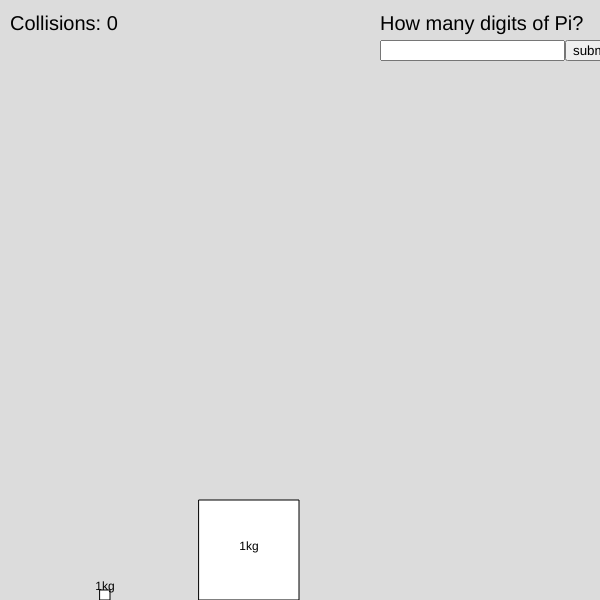
Frame 1 (no input)
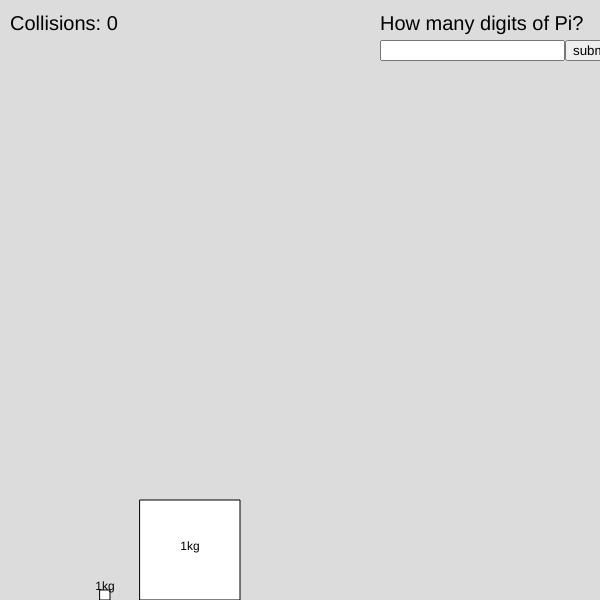
Frame 60 (no input)
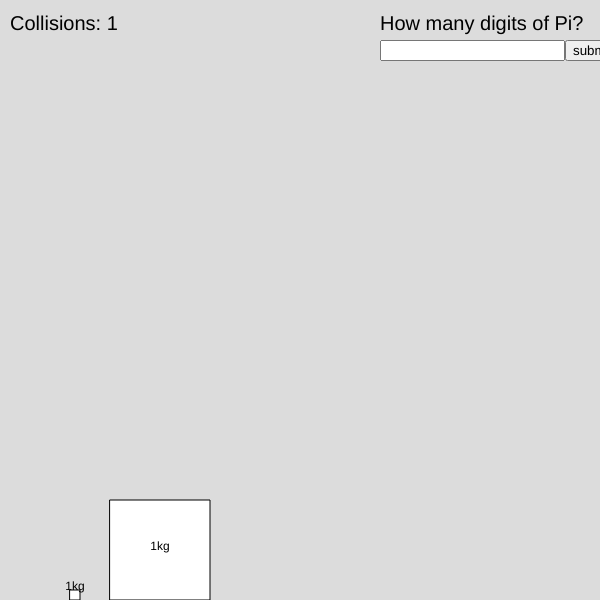
Frame 120 (the mouse pressed at the canvas centre since frame 60)

The p5.js sketch that drew these frames (run headless with seeded random() and noise() and a simulated clock; from frame 60 on, the mouse is pressed at the canvas centre):

// p5.js sketch
// ── sketch.js
let block1;
let block2;
let counter;
let timeSteps = 1;

function setup() {
  createCanvas(600, 600);
  // setup 
  input = createInput();
  input.position(380, 40);
  button = createButton('submit');
  button.position(input.x + input.width, input.y);
  button.mousePressed(start);

  // init blocks to default
  block1 = new Block(100, 10, 0, 1);
  block2 = new Block(200, 100, -1 / timeSteps, 1);
  counter = 0;
}


function start() {
  noLoop();
  const digits = input.value();
  // init new blocks and reset counter
  timeSteps = pow(10, digits - 2)
  block1 = new Block(100, 10, 0, 1);
  m2 = pow(100, digits - 1);
  block2 = new Block(200, 100, -1 / timeSteps, m2);
  counter = 0;
  // start animating
  loop();
}

function resolveCollision(block1, block2) {
  total_mass = block1.mass + block2.mass;

  v1_after = block1.velocity * ((block1.mass - block2.mass) / total_mass) + block2.velocity * ((2 * block2.mass) / total_mass);
  v2_after = block1.velocity * ((2 * block1.mass) / total_mass) + block2.velocity * ((block2.mass - block1.mass) / total_mass);

  block1.updateVelocity(v1_after);
  block2.updateVelocity(v2_after);
}

function draw() {
  // background rendering
  background(220);
  textSize(20)
  text("How many digits of Pi?", 380, 30)
  text("Collisions: " + counter, 10, 30);

  for (i = 0; i < timeSteps; i++) {
    if (block1.isColliding(block2)) {
      counter += 1;
      resolveCollision(block1, block2);
    }

    if (block1.hitWall()) {
      counter += 1;
      block1.updateVelocity(-block1.velocity);
    }
    textSize(32);
    block1.update();
    block2.update();
  }

  block1.show();
  block2.show();

  // label blocks with relative weight
  textSize(12);
  push();
  textAlign(CENTER);
  text("1kg", block1.x + block1.width / 2, height - block1.width);
  text(block2.mass.toLocaleString() + "kg", block2.x + block2.width / 2, height - block2.width / 2);
  pop();
}

// ── block.js
class Block {
  constructor(x, w, v, m) {
    this.x = x;
    this.width = w;
    this.velocity = v;
    this.mass = m;
  }

  update() {
    this.x += this.velocity;
  }

  isColliding(other) {
    return !(((this.x + this.width) < other.x) || (other.x + other.width < this.x));
  }

  hitWall() {
    return this.x <= 0;
  }

  updateVelocity(v) {
    this.velocity = v;
  }

  show() {
    rect(this.x, height - this.width, this.width, this.width);
  }

}
